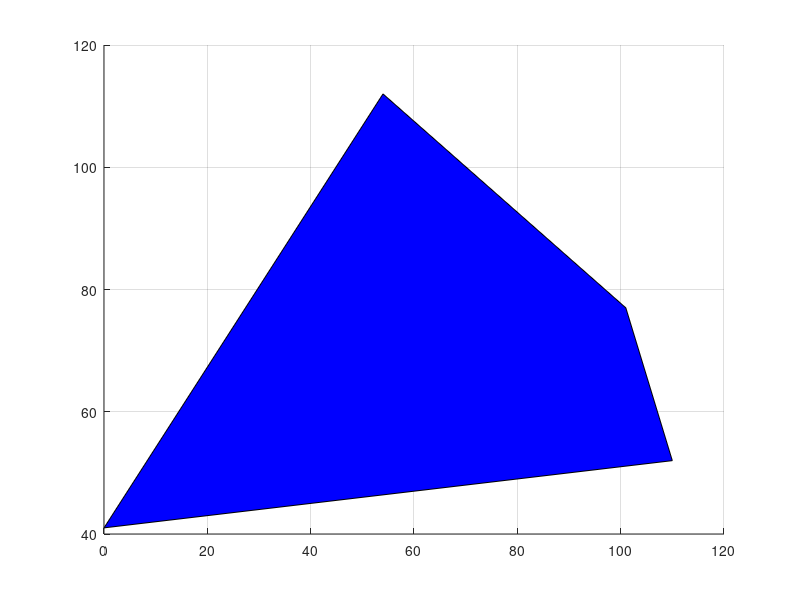

Write MATLAB code to recreate this figure. (Note: this script raises an error after producing the figure.)
function Display1400
X = [101,24,110,54,0,53,95,95,24,24,0,88,0,110,25,109,15,14,95,15,55,0,36,61,79,69,68,68,42,41,80,24,112,49,19,93,70,99,34,15,70,68,68,68,68,70,74,75,74,97,68,68,67,68,68,68,75,68,68,74,16,68,94,59,24,102,94,94,94,74]
Y = [77,72,52,112,41,99,72,72,58,58,110,98,81,116,110,102,98,97,119,98,32,0,43,65,34,45,22,22,27,27,0,0,19,11,24,73,0,20,16,11,45,21,21,22,22,45,14,14,14,20,21,21,23,22,21,21,14,21,21,14,99,21,72,92,58,32,74,74,72,14]
c=zeros(70, 3)
for j=1:10,
    c(j, 1) = 0;
    c(j, 2) = 0;
    c(j, 3) = 1;
end
for j=11:20,
   c(j, 1) = 1;
  c(j, 2) = 0;
    c(j, 3) = 0;
end
for j=21:30,
    c(j, 1) = 0;
    c(j, 2) = 1;
    c(j, 3) = 0;
end
for j=31:40,
    c(j, 1) = 0;
    c(j, 2) = 0;
    c(j, 3) = 0;
end
for j=41:70,
    c(j, 1) = 1;
    c(j, 2) = 0;
    c(j, 3) = 1;
end
pointX0 = [0.0,110.0,101.0,54.0]
pointY0 = [41.0,52.0,77.0,112.0]
pointX1 = [0.0,109.0,110.0,95.0,0.0]
pointY1 = [81.0,102.0,116.0,119.0,110.0]
pointX2 = [0.0,68.0,79.0,61.0,36.0]
pointY2 = [0.0,22.0,34.0,65.0,43.0]
pointX3 = [24.0,80.0,112.0,93.0,19.0,15.0]
pointY3 = [0.0,0.0,19.0,73.0,24.0,11.0]
figure
grid on
hold on
fill( pointX0, pointY0, 'b')
alpha(0.3)
hold on
fill(pointX1, pointY1, 'r')
alpha(0.3)
hold on
fill(pointX2, pointY2, 'g')
alpha(0.3)
hold on
fill(pointX3, pointY3, 'black')
alpha(0.3)
h = scatter(X,Y, 70, c);
end
